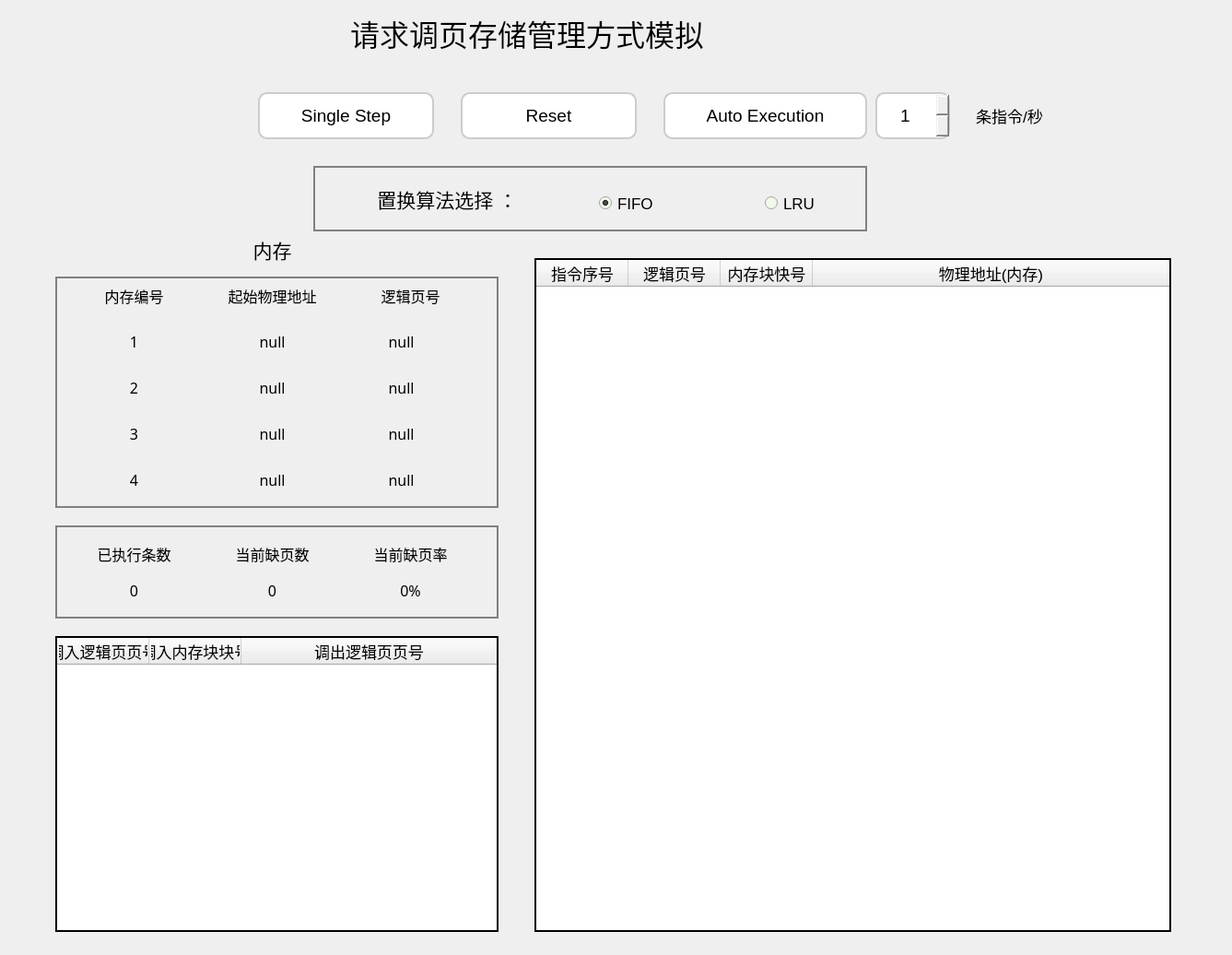
<?xml version="1.0" encoding="UTF-8"?>
<ui version="4.0">
 <class>MainWindow</class>
 <widget class="QWidget" name="MainWindow">
  <property name="geometry">
   <rect>
    <x>0</x>
    <y>0</y>
    <width>1337</width>
    <height>1036</height>
   </rect>
  </property>
  <property name="sizePolicy">
   <sizepolicy hsizetype="Minimum" vsizetype="Preferred">
    <horstretch>0</horstretch>
    <verstretch>0</verstretch>
   </sizepolicy>
  </property>
  <property name="palette">
   <palette>
    <active>
     <colorrole role="Base">
      <brush brushstyle="SolidPattern">
       <color alpha="255">
        <red>240</red>
        <green>249</green>
        <blue>235</blue>
       </color>
      </brush>
     </colorrole>
    </active>
    <inactive>
     <colorrole role="Base">
      <brush brushstyle="SolidPattern">
       <color alpha="255">
        <red>240</red>
        <green>249</green>
        <blue>235</blue>
       </color>
      </brush>
     </colorrole>
    </inactive>
    <disabled>
     <colorrole role="Base">
      <brush brushstyle="SolidPattern">
       <color alpha="255">
        <red>240</red>
        <green>240</green>
        <blue>240</blue>
       </color>
      </brush>
     </colorrole>
    </disabled>
   </palette>
  </property>
  <property name="font">
   <font>
    <pointsize>13</pointsize>
   </font>
  </property>
  <property name="contextMenuPolicy">
   <enum>Qt::ActionsContextMenu</enum>
  </property>
  <property name="windowTitle">
   <string>MainWindow</string>
  </property>
  <widget class="QLabel" name="label_main">
   <property name="geometry">
    <rect>
     <x>380</x>
     <y>0</y>
     <width>611</width>
     <height>71</height>
    </rect>
   </property>
   <property name="font">
    <font>
     <family>SimSun-ExtB</family>
     <pointsize>24</pointsize>
    </font>
   </property>
   <property name="text">
    <string>请求调页存储管理方式模拟</string>
   </property>
  </widget>
  <widget class="QPushButton" name="singlestep_bott">
   <property name="geometry">
    <rect>
     <x>280</x>
     <y>100</y>
     <width>191</width>
     <height>51</height>
    </rect>
   </property>
   <property name="font">
    <font>
     <pointsize>14</pointsize>
    </font>
   </property>
   <property name="styleSheet">
    <string notr="true">QPushButton {
	background-color: rgb(255,255,255); 
    border: 2px solid #cccccc;
    border-radius: 10px;
    color: #000000;
    padding: 5px 10px;
            }

QPushButton:hover {
    background-color: rgb(124, 203, 86); 
            }
            
QPushButton:pressed {
    background-color: rgb(124, 203, 86); 
            }</string>
   </property>
   <property name="text">
    <string>Single Step</string>
   </property>
  </widget>
  <widget class="QPushButton" name="reset_bott">
   <property name="geometry">
    <rect>
     <x>500</x>
     <y>100</y>
     <width>191</width>
     <height>51</height>
    </rect>
   </property>
   <property name="font">
    <font>
     <pointsize>14</pointsize>
    </font>
   </property>
   <property name="styleSheet">
    <string notr="true">QPushButton {
	background-color: rgb(255,255,255); 
    border: 2px solid #cccccc;
    border-radius: 10px;
    color: #000000;
    padding: 5px 10px;
            }

QPushButton:hover {
    background-color: rgb(124, 203, 86); 
            }
            
QPushButton:pressed {
    background-color: rgb(124, 203, 86); 
            }</string>
   </property>
   <property name="text">
    <string>Reset</string>
   </property>
  </widget>
  <widget class="QPushButton" name="auto_bott">
   <property name="geometry">
    <rect>
     <x>720</x>
     <y>100</y>
     <width>221</width>
     <height>51</height>
    </rect>
   </property>
   <property name="font">
    <font>
     <pointsize>14</pointsize>
    </font>
   </property>
   <property name="styleSheet">
    <string notr="true">QPushButton {
	background-color: rgb(255,255,255); 
    border: 2px solid #cccccc;
    border-radius: 10px;
    color: #000000;
    padding: 5px 10px;
            }

QPushButton:hover {
    background-color: rgb(124, 203, 86); 
            }
            
QPushButton:pressed {
    background-color: rgb(124, 203, 86); 
            }</string>
   </property>
   <property name="text">
    <string>Auto Execution</string>
   </property>
  </widget>
  <widget class="QSpinBox" name="input">
   <property name="geometry">
    <rect>
     <x>950</x>
     <y>100</y>
     <width>81</width>
     <height>51</height>
    </rect>
   </property>
   <property name="sizePolicy">
    <sizepolicy hsizetype="Expanding" vsizetype="Fixed">
     <horstretch>0</horstretch>
     <verstretch>0</verstretch>
    </sizepolicy>
   </property>
   <property name="palette">
    <palette>
     <active>
      <colorrole role="Light">
       <brush brushstyle="SolidPattern">
        <color alpha="255">
         <red>255</red>
         <green>255</green>
         <blue>255</blue>
        </color>
       </brush>
      </colorrole>
      <colorrole role="BrightText">
       <brush brushstyle="SolidPattern">
        <color alpha="255">
         <red>255</red>
         <green>255</green>
         <blue>255</blue>
        </color>
       </brush>
      </colorrole>
      <colorrole role="Base">
       <brush brushstyle="SolidPattern">
        <color alpha="255">
         <red>255</red>
         <green>255</green>
         <blue>255</blue>
        </color>
       </brush>
      </colorrole>
      <colorrole role="Window">
       <brush brushstyle="SolidPattern">
        <color alpha="255">
         <red>255</red>
         <green>255</green>
         <blue>255</blue>
        </color>
       </brush>
      </colorrole>
     </active>
     <inactive>
      <colorrole role="Light">
       <brush brushstyle="SolidPattern">
        <color alpha="255">
         <red>255</red>
         <green>255</green>
         <blue>255</blue>
        </color>
       </brush>
      </colorrole>
      <colorrole role="BrightText">
       <brush brushstyle="SolidPattern">
        <color alpha="255">
         <red>255</red>
         <green>255</green>
         <blue>255</blue>
        </color>
       </brush>
      </colorrole>
      <colorrole role="Base">
       <brush brushstyle="SolidPattern">
        <color alpha="255">
         <red>255</red>
         <green>255</green>
         <blue>255</blue>
        </color>
       </brush>
      </colorrole>
      <colorrole role="Window">
       <brush brushstyle="SolidPattern">
        <color alpha="255">
         <red>255</red>
         <green>255</green>
         <blue>255</blue>
        </color>
       </brush>
      </colorrole>
     </inactive>
     <disabled>
      <colorrole role="Light">
       <brush brushstyle="SolidPattern">
        <color alpha="255">
         <red>255</red>
         <green>255</green>
         <blue>255</blue>
        </color>
       </brush>
      </colorrole>
      <colorrole role="BrightText">
       <brush brushstyle="SolidPattern">
        <color alpha="255">
         <red>255</red>
         <green>255</green>
         <blue>255</blue>
        </color>
       </brush>
      </colorrole>
      <colorrole role="Base">
       <brush brushstyle="SolidPattern">
        <color alpha="255">
         <red>255</red>
         <green>255</green>
         <blue>255</blue>
        </color>
       </brush>
      </colorrole>
      <colorrole role="Window">
       <brush brushstyle="SolidPattern">
        <color alpha="255">
         <red>255</red>
         <green>255</green>
         <blue>255</blue>
        </color>
       </brush>
      </colorrole>
     </disabled>
    </palette>
   </property>
   <property name="font">
    <font>
     <pointsize>14</pointsize>
     <underline>false</underline>
    </font>
   </property>
   <property name="styleSheet">
    <string notr="true">QSpinBox {
	text-align: center;
    border-radius: 10px;
    border: 2px solid #cccccc;
    padding: 2px;
}

</string>
   </property>
   <property name="alignment">
    <set>Qt::AlignCenter</set>
   </property>
   <property name="stepType">
    <enum>QAbstractSpinBox::AdaptiveDecimalStepType</enum>
   </property>
   <property name="value">
    <number>1</number>
   </property>
  </widget>
  <widget class="QLabel" name="label_unit">
   <property name="geometry">
    <rect>
     <x>1030</x>
     <y>100</y>
     <width>131</width>
     <height>51</height>
    </rect>
   </property>
   <property name="text">
    <string>条指令/秒</string>
   </property>
   <property name="alignment">
    <set>Qt::AlignCenter</set>
   </property>
  </widget>
  <widget class="QTableWidget" name="tableWidget">
   <property name="geometry">
    <rect>
     <x>580</x>
     <y>280</y>
     <width>691</width>
     <height>731</height>
    </rect>
   </property>
   <property name="styleSheet">
    <string notr="true">QTableWidget {
    border: 2px solid black; 
}
QHeaderView::section {
    border-bottom: 2px solid black; 
}




</string>
   </property>
   <property name="sizeAdjustPolicy">
    <enum>QAbstractScrollArea::AdjustIgnored</enum>
   </property>
   <property name="gridStyle">
    <enum>Qt::NoPen</enum>
   </property>
   <property name="sortingEnabled">
    <bool>false</bool>
   </property>
   <property name="wordWrap">
    <bool>true</bool>
   </property>
   <property name="cornerButtonEnabled">
    <bool>false</bool>
   </property>
   <property name="rowCount">
    <number>0</number>
   </property>
   <property name="columnCount">
    <number>4</number>
   </property>
   <attribute name="horizontalHeaderVisible">
    <bool>true</bool>
   </attribute>
   <attribute name="horizontalHeaderCascadingSectionResizes">
    <bool>false</bool>
   </attribute>
   <attribute name="horizontalHeaderHighlightSections">
    <bool>true</bool>
   </attribute>
   <attribute name="horizontalHeaderShowSortIndicator" stdset="0">
    <bool>false</bool>
   </attribute>
   <attribute name="horizontalHeaderStretchLastSection">
    <bool>true</bool>
   </attribute>
   <attribute name="verticalHeaderVisible">
    <bool>false</bool>
   </attribute>
   <column>
    <property name="text">
     <string>指令序号</string>
    </property>
   </column>
   <column>
    <property name="text">
     <string>逻辑页号</string>
    </property>
   </column>
   <column>
    <property name="text">
     <string>内存块快号</string>
    </property>
   </column>
   <column>
    <property name="text">
     <string>物理地址(内存)</string>
    </property>
   </column>
  </widget>
  <widget class="QTableWidget" name="tableWidget_2">
   <property name="geometry">
    <rect>
     <x>60</x>
     <y>690</y>
     <width>481</width>
     <height>321</height>
    </rect>
   </property>
   <property name="styleSheet">
    <string notr="true">QTableWidget {
    border: 2px solid black; 
}
QHeaderView::section {
    border-bottom: 2px solid black; 
}




</string>
   </property>
   <property name="sizeAdjustPolicy">
    <enum>QAbstractScrollArea::AdjustIgnored</enum>
   </property>
   <property name="gridStyle">
    <enum>Qt::NoPen</enum>
   </property>
   <property name="sortingEnabled">
    <bool>false</bool>
   </property>
   <property name="wordWrap">
    <bool>true</bool>
   </property>
   <property name="cornerButtonEnabled">
    <bool>false</bool>
   </property>
   <property name="rowCount">
    <number>0</number>
   </property>
   <property name="columnCount">
    <number>3</number>
   </property>
   <attribute name="horizontalHeaderVisible">
    <bool>true</bool>
   </attribute>
   <attribute name="horizontalHeaderCascadingSectionResizes">
    <bool>false</bool>
   </attribute>
   <attribute name="horizontalHeaderHighlightSections">
    <bool>true</bool>
   </attribute>
   <attribute name="horizontalHeaderShowSortIndicator" stdset="0">
    <bool>false</bool>
   </attribute>
   <attribute name="horizontalHeaderStretchLastSection">
    <bool>true</bool>
   </attribute>
   <attribute name="verticalHeaderVisible">
    <bool>false</bool>
   </attribute>
   <column>
    <property name="text">
     <string>调入逻辑页页号</string>
    </property>
   </column>
   <column>
    <property name="text">
     <string>调入内存块块号</string>
    </property>
   </column>
   <column>
    <property name="text">
     <string>调出逻辑页页号</string>
    </property>
   </column>
  </widget>
  <widget class="QRadioButton" name="radioButton">
   <property name="geometry">
    <rect>
     <x>650</x>
     <y>200</y>
     <width>132</width>
     <height>41</height>
    </rect>
   </property>
   <property name="font">
    <font>
     <pointsize>13</pointsize>
    </font>
   </property>
   <property name="text">
    <string>FIFO</string>
   </property>
   <property name="checked">
    <bool>true</bool>
   </property>
  </widget>
  <widget class="QLabel" name="label_choice">
   <property name="geometry">
    <rect>
     <x>350</x>
     <y>180</y>
     <width>271</width>
     <height>71</height>
    </rect>
   </property>
   <property name="font">
    <font>
     <family>SimSun-ExtB</family>
     <pointsize>16</pointsize>
    </font>
   </property>
   <property name="text">
    <string>置换算法选择 ：</string>
   </property>
   <property name="alignment">
    <set>Qt::AlignCenter</set>
   </property>
  </widget>
  <widget class="QRadioButton" name="radioButton_2">
   <property name="geometry">
    <rect>
     <x>830</x>
     <y>200</y>
     <width>132</width>
     <height>41</height>
    </rect>
   </property>
   <property name="font">
    <font>
     <pointsize>13</pointsize>
    </font>
   </property>
   <property name="text">
    <string>LRU</string>
   </property>
  </widget>
  <widget class="QLabel" name="label_4">
   <property name="geometry">
    <rect>
     <x>60</x>
     <y>580</y>
     <width>171</width>
     <height>41</height>
    </rect>
   </property>
   <property name="font">
    <font>
     <family>SimSun-ExtB</family>
     <pointsize>12</pointsize>
    </font>
   </property>
   <property name="text">
    <string>已执行条数</string>
   </property>
   <property name="alignment">
    <set>Qt::AlignCenter</set>
   </property>
  </widget>
  <widget class="QLabel" name="label_5">
   <property name="geometry">
    <rect>
     <x>210</x>
     <y>580</y>
     <width>171</width>
     <height>41</height>
    </rect>
   </property>
   <property name="font">
    <font>
     <family>SimSun-ExtB</family>
     <pointsize>12</pointsize>
    </font>
   </property>
   <property name="text">
    <string>当前缺页数</string>
   </property>
   <property name="alignment">
    <set>Qt::AlignCenter</set>
   </property>
  </widget>
  <widget class="QLabel" name="label_6">
   <property name="geometry">
    <rect>
     <x>360</x>
     <y>580</y>
     <width>171</width>
     <height>41</height>
    </rect>
   </property>
   <property name="font">
    <font>
     <family>SimSun-ExtB</family>
     <pointsize>12</pointsize>
    </font>
   </property>
   <property name="text">
    <string>当前缺页率</string>
   </property>
   <property name="alignment">
    <set>Qt::AlignCenter</set>
   </property>
  </widget>
  <widget class="QLabel" name="label_currentpro">
   <property name="geometry">
    <rect>
     <x>360</x>
     <y>620</y>
     <width>171</width>
     <height>41</height>
    </rect>
   </property>
   <property name="font">
    <font>
     <family>SimSun-ExtB</family>
     <pointsize>12</pointsize>
    </font>
   </property>
   <property name="text">
    <string>0%</string>
   </property>
   <property name="alignment">
    <set>Qt::AlignCenter</set>
   </property>
  </widget>
  <widget class="QLabel" name="label_executed">
   <property name="geometry">
    <rect>
     <x>60</x>
     <y>620</y>
     <width>171</width>
     <height>41</height>
    </rect>
   </property>
   <property name="font">
    <font>
     <family>SimSun-ExtB</family>
     <pointsize>12</pointsize>
    </font>
   </property>
   <property name="text">
    <string>0</string>
   </property>
   <property name="alignment">
    <set>Qt::AlignCenter</set>
   </property>
  </widget>
  <widget class="QLabel" name="label_currentnum">
   <property name="geometry">
    <rect>
     <x>210</x>
     <y>620</y>
     <width>171</width>
     <height>41</height>
    </rect>
   </property>
   <property name="font">
    <font>
     <family>SimSun-ExtB</family>
     <pointsize>12</pointsize>
    </font>
   </property>
   <property name="text">
    <string>0</string>
   </property>
   <property name="alignment">
    <set>Qt::AlignCenter</set>
   </property>
  </widget>
  <widget class="QLabel" name="label_memory">
   <property name="geometry">
    <rect>
     <x>210</x>
     <y>250</y>
     <width>171</width>
     <height>41</height>
    </rect>
   </property>
   <property name="font">
    <font>
     <family>SimSun-ExtB</family>
     <pointsize>16</pointsize>
    </font>
   </property>
   <property name="text">
    <string>内存</string>
   </property>
   <property name="alignment">
    <set>Qt::AlignCenter</set>
   </property>
  </widget>
  <widget class="QLabel" name="label_3">
   <property name="geometry">
    <rect>
     <x>360</x>
     <y>300</y>
     <width>171</width>
     <height>41</height>
    </rect>
   </property>
   <property name="font">
    <font>
     <family>SimSun-ExtB</family>
     <pointsize>12</pointsize>
    </font>
   </property>
   <property name="text">
    <string>逻辑页号</string>
   </property>
   <property name="alignment">
    <set>Qt::AlignCenter</set>
   </property>
  </widget>
  <widget class="QLabel" name="label_1">
   <property name="geometry">
    <rect>
     <x>60</x>
     <y>300</y>
     <width>171</width>
     <height>41</height>
    </rect>
   </property>
   <property name="font">
    <font>
     <family>SimSun-ExtB</family>
     <pointsize>12</pointsize>
    </font>
   </property>
   <property name="text">
    <string>内存编号</string>
   </property>
   <property name="alignment">
    <set>Qt::AlignCenter</set>
   </property>
  </widget>
  <widget class="QLabel" name="label_2">
   <property name="geometry">
    <rect>
     <x>210</x>
     <y>300</y>
     <width>171</width>
     <height>41</height>
    </rect>
   </property>
   <property name="font">
    <font>
     <family>SimSun-ExtB</family>
     <pointsize>12</pointsize>
    </font>
   </property>
   <property name="text">
    <string>起始物理地址</string>
   </property>
   <property name="alignment">
    <set>Qt::AlignCenter</set>
   </property>
  </widget>
  <widget class="QLabel" name="label_memory4">
   <property name="geometry">
    <rect>
     <x>60</x>
     <y>500</y>
     <width>171</width>
     <height>41</height>
    </rect>
   </property>
   <property name="font">
    <font>
     <family>SimSun-ExtB</family>
     <pointsize>12</pointsize>
    </font>
   </property>
   <property name="text">
    <string>4</string>
   </property>
   <property name="alignment">
    <set>Qt::AlignCenter</set>
   </property>
  </widget>
  <widget class="QLabel" name="label_memory3">
   <property name="geometry">
    <rect>
     <x>60</x>
     <y>450</y>
     <width>171</width>
     <height>41</height>
    </rect>
   </property>
   <property name="font">
    <font>
     <family>SimSun-ExtB</family>
     <pointsize>12</pointsize>
    </font>
   </property>
   <property name="text">
    <string>3</string>
   </property>
   <property name="alignment">
    <set>Qt::AlignCenter</set>
   </property>
  </widget>
  <widget class="QLabel" name="label_memory2">
   <property name="geometry">
    <rect>
     <x>60</x>
     <y>400</y>
     <width>171</width>
     <height>41</height>
    </rect>
   </property>
   <property name="font">
    <font>
     <family>SimSun-ExtB</family>
     <pointsize>12</pointsize>
    </font>
   </property>
   <property name="text">
    <string>2</string>
   </property>
   <property name="alignment">
    <set>Qt::AlignCenter</set>
   </property>
  </widget>
  <widget class="QLabel" name="label_memory1">
   <property name="geometry">
    <rect>
     <x>60</x>
     <y>350</y>
     <width>171</width>
     <height>41</height>
    </rect>
   </property>
   <property name="font">
    <font>
     <family>SimSun-ExtB</family>
     <pointsize>12</pointsize>
    </font>
   </property>
   <property name="text">
    <string>1</string>
   </property>
   <property name="alignment">
    <set>Qt::AlignCenter</set>
   </property>
  </widget>
  <widget class="QLabel" name="label_memorystart4">
   <property name="geometry">
    <rect>
     <x>210</x>
     <y>500</y>
     <width>171</width>
     <height>41</height>
    </rect>
   </property>
   <property name="font">
    <font>
     <family>SimSun-ExtB</family>
     <pointsize>12</pointsize>
    </font>
   </property>
   <property name="text">
    <string>null</string>
   </property>
   <property name="alignment">
    <set>Qt::AlignCenter</set>
   </property>
  </widget>
  <widget class="QLabel" name="label_memorystart1">
   <property name="geometry">
    <rect>
     <x>210</x>
     <y>350</y>
     <width>171</width>
     <height>41</height>
    </rect>
   </property>
   <property name="font">
    <font>
     <family>SimSun-ExtB</family>
     <pointsize>12</pointsize>
    </font>
   </property>
   <property name="text">
    <string>null</string>
   </property>
   <property name="alignment">
    <set>Qt::AlignCenter</set>
   </property>
  </widget>
  <widget class="QLabel" name="label_memorystart3">
   <property name="geometry">
    <rect>
     <x>210</x>
     <y>450</y>
     <width>171</width>
     <height>41</height>
    </rect>
   </property>
   <property name="font">
    <font>
     <family>SimSun-ExtB</family>
     <pointsize>12</pointsize>
    </font>
   </property>
   <property name="text">
    <string>null</string>
   </property>
   <property name="alignment">
    <set>Qt::AlignCenter</set>
   </property>
  </widget>
  <widget class="QLabel" name="label_memorystart2">
   <property name="geometry">
    <rect>
     <x>210</x>
     <y>400</y>
     <width>171</width>
     <height>41</height>
    </rect>
   </property>
   <property name="font">
    <font>
     <family>SimSun-ExtB</family>
     <pointsize>12</pointsize>
    </font>
   </property>
   <property name="text">
    <string>null</string>
   </property>
   <property name="alignment">
    <set>Qt::AlignCenter</set>
   </property>
  </widget>
  <widget class="QLabel" name="label_logicnum1">
   <property name="geometry">
    <rect>
     <x>350</x>
     <y>350</y>
     <width>171</width>
     <height>41</height>
    </rect>
   </property>
   <property name="font">
    <font>
     <family>SimSun-ExtB</family>
     <pointsize>12</pointsize>
    </font>
   </property>
   <property name="text">
    <string>null</string>
   </property>
   <property name="alignment">
    <set>Qt::AlignCenter</set>
   </property>
  </widget>
  <widget class="QLabel" name="label_logicnum4">
   <property name="geometry">
    <rect>
     <x>350</x>
     <y>500</y>
     <width>171</width>
     <height>41</height>
    </rect>
   </property>
   <property name="font">
    <font>
     <family>SimSun-ExtB</family>
     <pointsize>12</pointsize>
    </font>
   </property>
   <property name="text">
    <string>null</string>
   </property>
   <property name="alignment">
    <set>Qt::AlignCenter</set>
   </property>
  </widget>
  <widget class="QLabel" name="label_logicnum2">
   <property name="geometry">
    <rect>
     <x>350</x>
     <y>400</y>
     <width>171</width>
     <height>41</height>
    </rect>
   </property>
   <property name="font">
    <font>
     <family>SimSun-ExtB</family>
     <pointsize>12</pointsize>
    </font>
   </property>
   <property name="text">
    <string>null</string>
   </property>
   <property name="alignment">
    <set>Qt::AlignCenter</set>
   </property>
  </widget>
  <widget class="QLabel" name="label_logicnum3">
   <property name="geometry">
    <rect>
     <x>350</x>
     <y>450</y>
     <width>171</width>
     <height>41</height>
    </rect>
   </property>
   <property name="font">
    <font>
     <family>SimSun-ExtB</family>
     <pointsize>12</pointsize>
    </font>
   </property>
   <property name="text">
    <string>null</string>
   </property>
   <property name="alignment">
    <set>Qt::AlignCenter</set>
   </property>
  </widget>
  <widget class="QWidget" name="widget" native="true">
   <property name="geometry">
    <rect>
     <x>60</x>
     <y>300</y>
     <width>481</width>
     <height>251</height>
    </rect>
   </property>
   <property name="font">
    <font>
     <pointsize>14</pointsize>
    </font>
   </property>
   <property name="styleSheet">
    <string notr="true">border: 2px solid grey;</string>
   </property>
  </widget>
  <widget class="QWidget" name="widget_2" native="true">
   <property name="geometry">
    <rect>
     <x>60</x>
     <y>570</y>
     <width>481</width>
     <height>101</height>
    </rect>
   </property>
   <property name="styleSheet">
    <string notr="true">border: 2px solid grey;</string>
   </property>
  </widget>
  <widget class="QWidget" name="widget_3" native="true">
   <property name="geometry">
    <rect>
     <x>340</x>
     <y>180</y>
     <width>601</width>
     <height>71</height>
    </rect>
   </property>
   <property name="styleSheet">
    <string notr="true">border: 2px solid grey;</string>
   </property>
  </widget>
  <zorder>widget_3</zorder>
  <zorder>widget_2</zorder>
  <zorder>widget</zorder>
  <zorder>label_main</zorder>
  <zorder>singlestep_bott</zorder>
  <zorder>reset_bott</zorder>
  <zorder>auto_bott</zorder>
  <zorder>input</zorder>
  <zorder>label_unit</zorder>
  <zorder>tableWidget</zorder>
  <zorder>tableWidget_2</zorder>
  <zorder>radioButton</zorder>
  <zorder>label_choice</zorder>
  <zorder>radioButton_2</zorder>
  <zorder>label_4</zorder>
  <zorder>label_5</zorder>
  <zorder>label_6</zorder>
  <zorder>label_currentpro</zorder>
  <zorder>label_executed</zorder>
  <zorder>label_currentnum</zorder>
  <zorder>label_memory</zorder>
  <zorder>label_3</zorder>
  <zorder>label_1</zorder>
  <zorder>label_2</zorder>
  <zorder>label_memory4</zorder>
  <zorder>label_memory3</zorder>
  <zorder>label_memory2</zorder>
  <zorder>label_memory1</zorder>
  <zorder>label_memorystart4</zorder>
  <zorder>label_memorystart1</zorder>
  <zorder>label_memorystart3</zorder>
  <zorder>label_memorystart2</zorder>
  <zorder>label_logicnum1</zorder>
  <zorder>label_logicnum4</zorder>
  <zorder>label_logicnum2</zorder>
  <zorder>label_logicnum3</zorder>
 </widget>
 <resources/>
 <connections/>
</ui>
